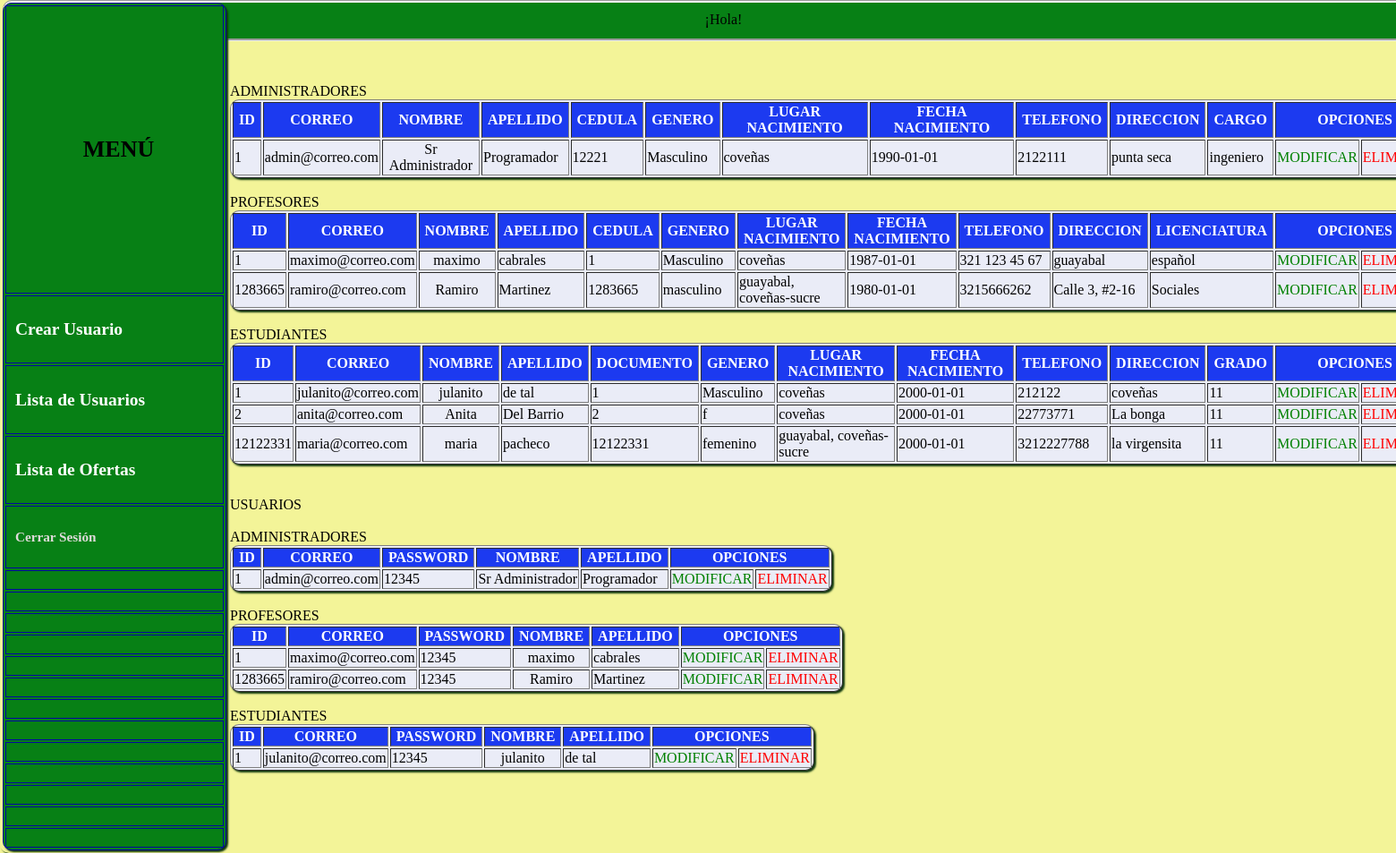
The page /admin/listaUsuarios.php on the database its author committed.
### tables this page shows
CREATE TABLE `profesor` (
  `idProfesor` int(11) NOT NULL,
  `nombre` varchar(50) NOT NULL,
  `apellido` varchar(100) NOT NULL,
  `correo` varchar(40) NOT NULL,
  `genero` varchar(10) NOT NULL,
  `lugarNac` varchar(100) NOT NULL,
  `fechaNac` date NOT NULL,
  `telefono` varchar(15) NOT NULL,
  `direccion` varchar(100) NOT NULL,
  `licenciatura` varchar(30) NOT NULL
);

CREATE TABLE `estudiante` (
  `idAlumno` int(11) NOT NULL,
  `nombre` varchar(50) NOT NULL,
  `apellido` varchar(100) NOT NULL,
  `correo` varchar(40) NOT NULL,
  `genero` varchar(10) NOT NULL,
  `lugarNac` varchar(100) NOT NULL,
  `fechaNac` date NOT NULL,
  `telefono` varchar(15) NOT NULL,
  `direccion` varchar(100) NOT NULL,
  `grado` int(11) NOT NULL
);

CREATE TABLE `usuarios` (
  `idUsuario` int(11) NOT NULL,
  `rol` varchar(10) NOT NULL,
  `correo` varchar(50) NOT NULL,
  `password` varchar(20) NOT NULL
);

### admin/listaUsuarios.php (the view, shortened to what this page needs)
<?php
    include '../conexion.php';
?>
<!DOCTYPE html>
<html lang="es">
<head>
	<link rel="stylesheet" type="text/css" href="../css/estilos.css">
</head>
<body>
<table id="main">
	<tr><td>
		<div id="superior"> ¡Hola! <?php echo $_SESSION['nombre']; ?> <?php echo $_SESSION['apellido']; ?> </div>
		<table id="lateral" bgcolor="#007EFF" width="250px" border="1px" bordercolor="#030A9D">
			<tr >
				<td height="300px">
					<center><h1>MENÚ</h1></center>
				</td>
			</tr>
			<tr>
				<td>
					<a href="formUsuarios.php" style="text-decoration:none"> <font color="white">  <h2>Crear Usuario</h2> </font></a>
				</td>
			</tr>
			<tr>
				<td>
					<a href="listaUsuarios.php" style="text-decoration:none"> <font color="white"> <h2>Lista de Usuarios</h2> </font></a>
				</td>
			</tr>
			<tr>
				<td>
					<a href="listaOfertas.php" style="text-decoration:none"> <font color="white"> <h2>Lista de Ofertas</h2> </font></a>
				</td>
			</tr>
			<tr>
				<td>
					<a href="../index.php" style="text-decoration:none"> <font color="#E0DBDB"> <h3>Cerrar Sesión</h3></font> </a>
				</td>
			</tr>
			<tr><td></td></tr><tr><td></td></tr><tr><td></td></tr><tr><td></td></tr><tr><td></td></tr><tr><td></td></tr><tr><td></td></tr><tr><td></td></tr><tr><td></td></tr><tr><td></td></tr><tr><td></td></tr><tr><td></td></tr><tr><td></td></tr>
		</table>
	</td>
	<td width="100%">
		ADMINISTRADORES
		<table bgcolor="#EAECF7" border="1px">
			<tr bgcolor="#D8CBF8">
				<th>ID</th>
				<th>CORREO</th>
				<th>NOMBRE</th>
				<th>APELLIDO</th>
				<th>CEDULA</th>
				<th>GENERO</th>
				<th>LUGAR NACIMIENTO</th>
				<th>FECHA NACIMIENTO</th>
				<th>TELEFONO</th>
				<th>DIRECCION</th>
				<th>CARGO</th>
				<th colspan="2">OPCIONES</th>
			</tr>
			<?php
				$sql="SELECT * FROM admin";
				$resultado = mysqli_query($conexion, $sql);
				while($datos=mysqli_fetch_array($resultado)){
			?>
			<tr>
				<td>	<?php echo $datos['idAdmin'] ?>			</td>
				<td>	<?php echo $datos['correo'] ?>			</td>
				<td>	<center><?php echo $datos['nombre'] ?></center>	</td>
				<td>	<?php echo $datos['apellido'] ?>					</td>
				<td>	<?php echo $datos['cedula'] ?>					</td>
				<td>	<?php echo $datos['genero'] ?>					</td>
				<td>	<?php echo $datos['lugarNac'] ?>					</td>
				<td>	<?php echo $datos['fechaNac'] ?>					</td>
				<td>	<?php echo $datos['telefono'] ?>					</td>
				<td>	<?php echo $datos['direccion'] ?>					</td>
				<td>	<?php echo $datos['cargo'] ?>					</td>
				<td>	<a href="modificarAdmin.php?idAdmin=<?php echo $datos['idAdmin']; ?>&correo=<?php echo $datos['correo']; ?>">
							<font color="green">MODIFICAR</font>
						</a>
				</td>
				<td>	<a href="eliminarAdmin.php?idAdmin=<?php echo $datos['idAdmin']; ?>&correo=<?php echo $datos['correo']; ?>">
							<font color="red">ELIMINAR</font>
						</a>
				</td>
			</tr>
			<?php
				}
			?>
		</table>
<BR>
PROFESORES
<table bgcolor="#EAECF7" border="1px">
			<tr bgcolor="#D8CBF8">
				<th>ID</th>
				<th>CORREO</th>
				<th>NOMBRE</th>
				<th>APELLIDO</th>
				<th>CEDULA</th>
				<th>GENERO</th>
				<th>LUGAR NACIMIENTO</th>
				<th>FECHA NACIMIENTO</th>
				<th>TELEFONO</th>
				<th>DIRECCION</th>
				<th>LICENCIATURA</th>
				<th colspan="2">OPCIONES</th>
			</tr>
			<?php
				$sql="SELECT * FROM profesor";
				$resultado = mysqli_query($conexion, $sql);
				while($datos=mysqli_fetch_array($resultado)){
			?>
			<tr>
				<td>	<?php echo $datos['idProfesor'] ?>			</td>
				<td>	<?php echo $datos['correo'] ?>			</td>
				<td>	<center><?php echo $datos['nombre'] ?></center>	</td>
				<td>	<?php echo $datos['apellido'] ?>					</td>
				<td>	<?php echo $datos['idProfesor'] ?>					</td>
				<td>	<?php echo $datos['genero'] ?>					</td>
				<td>	<?php echo $datos['lugarNac'] ?>					</td>
				<td>	<?php echo $datos['fechaNac'] ?>					</td>
				<td>	<?php echo $datos['telefono'] ?>					</td>
				<td>	<?php echo $datos['direccion'] ?>					</td>
				<td>	<?php echo $datos['licenciatura'] ?>					</td>
				<td>	<a href="modificarProfesor.php?idProfesor=<?php echo $datos['idProfesor']; ?>&correo=<?php echo $datos['correo']; ?>">
							<font color="green">MODIFICAR</font>
						</a>
				</td>
				<td>	<a href="eliminarProfesor.php?idProfesor=<?php echo $datos['idProfesor']; ?>&correo=<?php echo $datos['correo']; ?>">
							<font color="red">ELIMINAR</font>
						</a>
				</td>
			</tr>
			<?php
				}
			?>
		</table>
<br>
ESTUDIANTES
<table bgcolor="#EAECF7" border="1px">
			<tr bgcolor="#D8CBF8">
				<th>ID</th>
				<th>CORREO</th>
				<th>NOMBRE</th>
				<th>APELLIDO</th>
				<th>DOCUMENTO</th>
				<th>GENERO</th>
				<th>LUGAR NACIMIENTO</th>
				<th>FECHA NACIMIENTO</th>
				<th>TELEFONO</th>
				<th>DIRECCION</th>
				<th>GRADO</th>
				<th colspan="2">OPCIONES</th>
			</tr>
			<?php
				$sql="SELECT * FROM estudiante";
				$resultado = mysqli_query($conexion, $sql);
				while($datos=mysqli_fetch_array($resultado)){
			?>
			<tr>
				<td>	<?php echo $datos['idAlumno'] ?>			</td>
				<td>	<?php echo $datos['correo'] ?>			</td>
				<td>	<center><?php echo $datos['nombre'] ?></center>	</td>
				<td>	<?php echo $datos['apellido'] ?>					</td>
				<td>	<?php echo $datos['idAlumno'] ?>					</td>
				<td>	<?php echo $datos['genero'] ?>					</td>
				<td>	<?php echo $datos['lugarNac'] ?>					</td>
				<td>	<?php echo $datos['fechaNac'] ?>					</td>
				<td>	<?php echo $datos['telefono'] ?>					</td>
				<td>	<?php echo $datos['direccion'] ?>					</td>
				<td>	<?php echo $datos['grado'] ?>					</td>
				<td>	<a href="modificarAlumno.php?idAlumno=<?php echo $datos['idAlumno']; ?>&correo=<?php echo $datos['correo']; ?>">
							<font color="green">MODIFICAR</font>
						</a>
				</td>
				<td>	<a href="eliminarAlumno.php?idAlumno=<?php echo $datos['idAlumno']; ?>&correo=<?php echo $datos['correo']; ?>">
							<font color="red">ELIMINAR</font>
						</a>
				</td>
			</tr>
			<?php
				}
			?>
		</table>
		<br><BR>  USUARIOS <BR> <BR>
		ADMINISTRADORES
		<table bgcolor="#EAECF7" border="1px">
			<tr bgcolor="#D8CBF8">
				<th>ID</th>
				<th>CORREO</th>
				<th>PASSWORD</th>
				<th>NOMBRE</th>
				<th>APELLIDO</th>
				<th colspan="2">OPCIONES</th>
			</tr>
			<?php
				$sql="SELECT * FROM usuarios INNER JOIN admin ON usuarios.correo = admin.correo";
				$resultado = mysqli_query($conexion, $sql);
				while($datos=mysqli_fetch_array($resultado)){
			?>
			<tr>
				<td>	<?php echo $datos['idAdmin'] ?>			</td>
				<td>	<?php echo $datos['correo'] ?>			</td>
				<td>	<?php echo $datos['password'] ?>				</td>
				<td>	<center><?php echo $datos['nombre'] ?></center>	</td>
				<td>	<?php echo $datos['apellido'] ?>					</td>
				<td>	<a href="modificarUsuario.php?idAdmin=<?php echo $datos['idAdmin']; ?>&correo=<?php echo $datos['correo']; ?>">
							<font color="green">MODIFICAR</font>
						</a>
				</td>
				<td>	<a href="eliminarUsuario.php?idAdmin=<?php echo $datos['idAdmin']; ?>&correo=<?php echo $datos['correo']; ?>">
							<font color="red">ELIMINAR</font>
						</a>
				</td>
			</tr>
			<?php
				}
			?>
		</table>
<BR>
PROFESORES
<table bgcolor="#EAECF7" border="1px">
			<tr bgcolor="#D8CBF8">
				<th>ID</th>
				<th>CORREO</th>
				<th>PASSWORD</th>
				<th>NOMBRE</th>
				<th>APELLIDO</th>
				<th colspan="2">OPCIONES</th>
			</tr>
			<?php
				$sql="SELECT * FROM usuarios INNER JOIN profesor ON usuarios.correo = profesor.correo";
				$resultado = mysqli_query($conexion, $sql);
				while($datos=mysqli_fetch_array($resultado)){
			?>
			<tr>
				<td>	<?php echo $datos['idProfesor'] ?>			</td>
				<td>	<?php echo $datos['correo'] ?>			</td>
				<td>	<?php echo $datos['password'] ?>				</td>
				<td>	<center><?php echo $datos['nombre'] ?></center>	</td>
				<td>	<?php echo $datos['apellido'] ?>					</td>
				<td>	<a href="modificarUsuario.php?idProfesor=<?php echo $datos['idProfesor']; ?>&correo=<?php echo $datos['correo']; ?>">
							<font color="green">MODIFICAR</font>
						</a>
				</td>
				<td>	<a href="eliminarUsuario.php?idProfesor=<?php echo $datos['idProfesor']; ?>&correo=<?php echo $datos['correo']; ?>">
							<font color="red">ELIMINAR</font>
						</a>
				</td>
			</tr>
			<?php
				}
			?>
		</table>
<br>
ESTUDIANTES
<table bgcolor="#EAECF7" border="1px">
			<tr bgcolor="#D8CBF8">
				<th>ID</th>
				<th>CORREO</th>
				<th>PASSWORD</th>
				<th>NOMBRE</th>
				<th>APELLIDO</th>
				<th colspan="2">OPCIONES</th>
			</tr>
			<?php
				$sql="SELECT * FROM usuarios INNER JOIN estudiante ON usuarios.correo = estudiante.correo";
				$resultado = mysqli_query($conexion, $sql);
				while($datos=mysqli_fetch_array($resultado)){
			?>
			<tr>
				<td>	<?php echo $datos['idAlumno'] ?>			</td>
				<td>	<?php echo $datos['correo'] ?>			</td>
				<td>	<?php echo $datos['password'] ?>				</td>
				<td>	<center><?php echo $datos['nombre'] ?></center>	</td>
				<td>	<?php echo $datos['apellido'] ?>					</td>
				<td>	<a href="modificarUsuario.php?idAlumno=<?php echo $datos['idAlumno']; ?>&correo=<?php echo $datos['correo']; ?>">
							<font color="green">MODIFICAR</font>
						</a>
				</td>
				<td>	<a href="eliminarUsuario.php?idAlumno=<?php echo $datos['idAlumno']; ?>&correo=<?php echo $datos['correo']; ?>">
							<font color="red">ELIMINAR</font>
						</a>
				</td>
			</tr>
			<?php
				}
			?>
		</table>
	</td>
	</tr>
</table>
</body>
</html>

### css/estilos.css (style rules this page uses)
a:link { text-decoration: none; }
a { text-decoration: none; }
body { background-color: #F3F498; }
table { border-radius: 10px; box-shadow: 2px 2px 2px 0px #0F370E; }
th { background-color: #1C3AF0; color: white; padding-left: 6px; padding-right: 6px; }
td { font-family: verdana; }
table#main { position: absolute; left: 0px; top: 0px; margin: 0px; padding: 0px; }
div#superior { text-align: center; background-color: #078015; height: 20px; padding: 10px; width: 98.5%; top: 0px; left: 3px; z-index: -1; position: absolute; font-family: verdana; border-radius: 10px; border-style: groove; }
table#lateral { position: ; top: 0px; left: 0px; background-color: #078015; border-radius: 10px; }
table#lateral td { padding-left: 10px; padding-bottom: 10px; padding-top: 10px; font-size: 13px; }

### rows shown on the page
profesor: idProfesor "1", correo "maximo@correo.com", nombre "maximo", apellido "cabrales", genero "Masculino", lugarNac "coveñas", fechaNac "1987-01-01", telefono "321 123 45 67", direccion "guayabal", licenciatura "español"
profesor: idProfesor "1283665", correo "ramiro@correo.com", nombre "Ramiro", apellido "Martinez", genero "masculino", lugarNac "guayabal, coveñas-sucre", fechaNac "1980-01-01", telefono "3215666262", direccion "Calle 3, #2-16", licenciatura "Sociales"
estudiante: idAlumno "1", correo "julanito@correo.com", nombre "julanito", apellido "de tal", genero "Masculino", lugarNac "coveñas", fechaNac "2000-01-01", telefono "212122", direccion "coveñas", grado "11"
estudiante: idAlumno "2", correo "anita@correo.com", nombre "Anita", apellido "Del Barrio", genero "f", lugarNac "coveñas", fechaNac "2000-01-01", telefono "22773771", direccion "La bonga", grado "11"
estudiante: idAlumno "12122331", correo "maria@correo.com", nombre "maria", apellido "pacheco", genero "femenino", lugarNac "guayabal, coveñas-sucre", fechaNac "2000-01-01", telefono "3212227788", direccion "la virgensita", grado "11"
usuarios: admin.idAdmin "1", admin.correo "admin@correo.com", password "12345", admin.nombre "Sr Administrador", admin.apellido "Programador"
usuarios: profesor.idProfesor "1", profesor.correo "maximo@correo.com", password "12345", profesor.nombre "maximo", profesor.apellido "cabrales"
usuarios: profesor.idProfesor "1283665", profesor.correo "ramiro@correo.com", password "12345", profesor.nombre "Ramiro", profesor.apellido "Martinez"
usuarios: estudiante.idAlumno "1", estudiante.correo "julanito@correo.com", password "12345", estudiante.nombre "julanito", estudiante.apellido "de tal"

### other values the page prints
$datos['idAdmin'] "1"
$datos['correo'] "admin@correo.com"
$datos['nombre'] "Sr Administrador"
$datos['apellido'] "Programador"
$datos['cedula'] "12221"
$datos['genero'] "Masculino"
$datos['lugarNac'] "coveñas"
$datos['fechaNac'] "1990-01-01"
$datos['telefono'] "2122111"
$datos['direccion'] "punta seca"
$datos['cargo'] "ingeniero"
